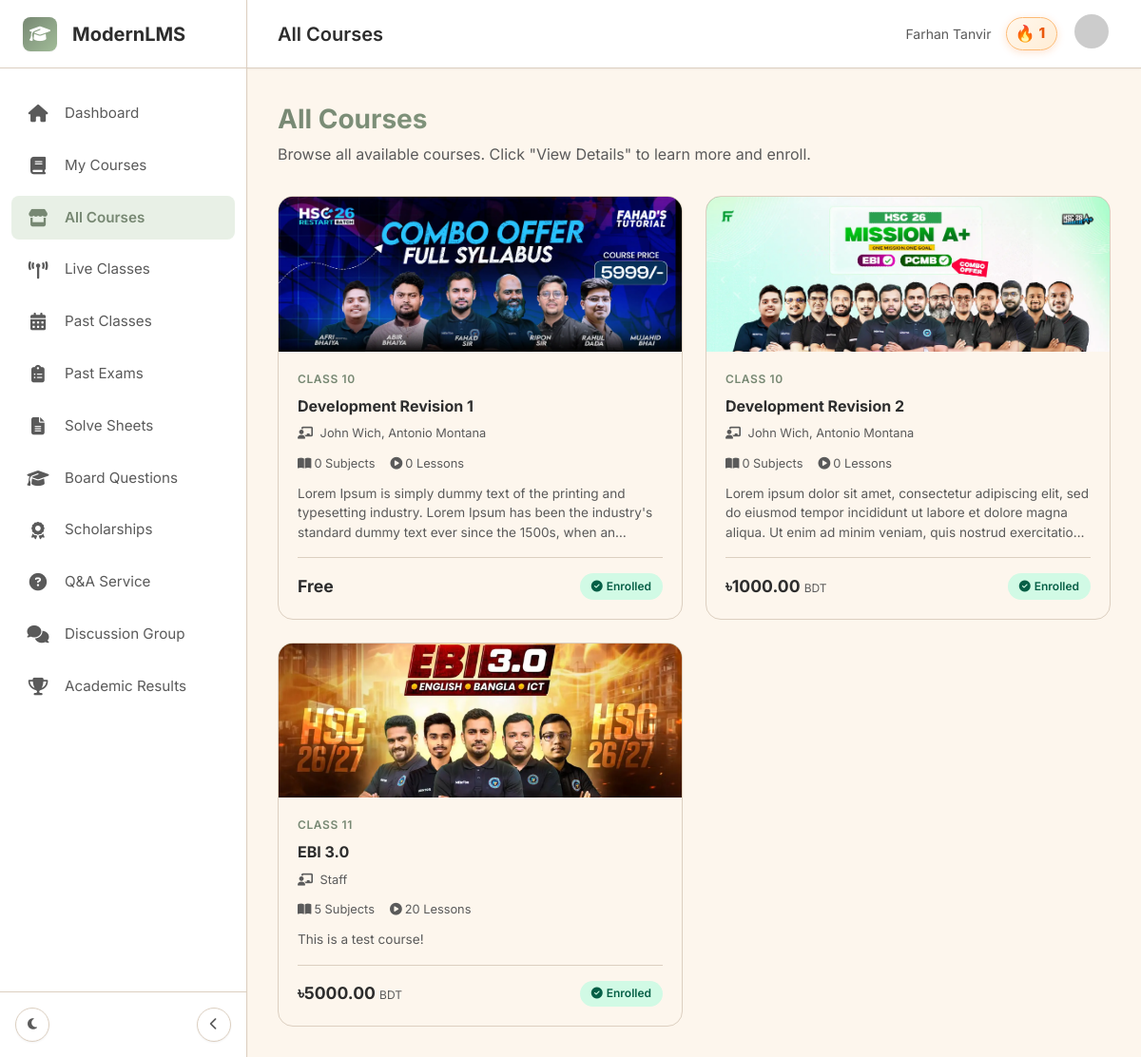
Page /all-courses/ (signed in) on the committed database.
### accounts/models.py (models this page shows, shortened)
class User(AbstractUser):
    username = models.CharField(max_length=150, unique=True, null=True, blank=True)
    user_id = models.CharField(max_length=8, unique=True, null=True, blank=True)
    ROLE_CHOICES = [
        ('student', 'Student'),
        ('teacher', 'Teacher'),
    ]
    role = models.CharField(max_length=10, choices=ROLE_CHOICES, default='student')
    phone = models.CharField(max_length=20, blank=True)
    class_level = models.CharField(max_length=20, blank=True, help_text="e.g. Class 11")
    is_super_teacher = models.BooleanField(default=False, help_text="Grants admin privileges in the Teacher Panel")
    bio = models.TextField(blank=True, help_text="Teacher's biography")
    experience = models.CharField(max_length=200, blank=True, help_text="e.g. 5 Years of Experience")
    profile_photo = models.ImageField(upload_to='teacher_profiles/', blank=True, null=True)
    USERNAME_FIELD = 'username'
    REQUIRED_FIELDS = []

### courses/models.py (models this page shows, shortened)
class Course(models.Model):
    title = models.CharField(max_length=200)
    class_level = models.ForeignKey(ClassLevel, on_delete=models.SET_NULL, null=True, blank=True, related_name='courses')
    instructors = models.ManyToManyField(settings.AUTH_USER_MODEL, related_name='taught_courses', blank=True)
    students = models.ManyToManyField(settings.AUTH_USER_MODEL, related_name='enrolled_courses', blank=True)
    description = models.TextField()
    whats_included = models.TextField(blank=True, help_text="One item per line")
    thumbnail = models.ImageField(upload_to='course_thumbnails/', blank=True, null=True)
    price = models.DecimalField(max_digits=8, decimal_places=2, default=0, help_text="Price in BDT")
    discount_price = models.DecimalField(max_digits=8, decimal_places=2, null=True, blank=True, help_text="Discounted price in BDT")
    is_free = models.BooleanField(default=False)
    what_you_will_learn = models.TextField(blank=True, help_text="One item per line or HTML")
    category = models.CharField(max_length=100, blank=True, help_text="Subject type e.g. Science")
    batch_year = models.CharField(max_length=20, blank=True, help_text="e.g. 2026")
    is_combo = models.BooleanField(default=False, help_text="Bundle of multiple courses")
    is_published = models.BooleanField(default=True)
    created_at = models.DateTimeField(auto_now_add=True)
    def total_subjects(self):
        return self.content_nodes.filter(parent__isnull=True).count()
    def total_lessons(self):
        return self.content_nodes.filter(node_type='class').count()
    class Meta:
        ordering = ['title']

class ClassLevel(models.Model):
    name = models.CharField(max_length=50, unique=True)  # e.g. "Class 11"
    class Meta:
        ordering = ['name']

### courses/views.py (the view)
# urls.py: path('all-courses/', views.course_store_view,   name='course_store'),
@login_required
def course_store_view(request):
    all_courses = Course.objects.select_related(
        'class_level'
    ).prefetch_related('instructors', 'content_nodes').all()
    enrolled_ids = set(
        Course.objects.filter(students=request.user).values_list('id', flat=True)
    )
    context = {
        'all_courses': all_courses,
        'enrolled_ids': enrolled_ids,
        'page_title': 'All Courses',
    }
    return render(request, 'course_store.html', context)

### templates/course_store.html (shortened to what this page needs)
{% extends "base_student.html" %}
{% load static %}
{% block content %}
<div class="store-header">
    <h1>All Courses</h1>
    <p>Browse all available courses. Click "View Details" to learn more and enroll.</p>
</div>
<div class="courses-grid">
    {% for course in all_courses %}
    <div class="course-card">
        <div class="course-thumb">
            {% if course.thumbnail %}
            <img src="{{ course.thumbnail.url }}" alt="{{ course.title }}">
            {% else %}
            <i class="fas fa-graduation-cap"></i>
            {% endif %}
        </div>
        <div class="course-body">
            {% if course.class_level %}
            <div class="course-level">{{ course.class_level.name }}</div>
            {% endif %}
            <div class="course-title">{{ course.title }}</div>
            {% if course.instructors.all %}
            <div class="course-instructor"><i class="fas fa-chalkboard-teacher" style="margin-right:4px;"></i>
                {% for inst in course.instructors.all %}
                    {{ inst.get_full_name|default:inst.username }}{% if not forloop.last %}, {% endif %}
                {% endfor %}
            </div>
            {% else %}
            <div class="course-instructor"><i class="fas fa-chalkboard-teacher" style="margin-right:4px;"></i>
                Staff
            </div>
            {% endif %}
            <div class="stats-bar">
                <span><i class="fas fa-book-open" style="margin-right:3px;"></i>{{ course.total_subjects }} Subjects</span>
                <span><i class="fas fa-play-circle" style="margin-right:3px;"></i>{{ course.total_lessons }} Lessons</span>
            </div>
            <div class="course-desc">{{ course.description }}</div>
            <div class="course-footer">
                <div class="course-price">
                    {% if course.price == 0 %}Free
                    {% else %}৳{{ course.price }} <span>BDT</span>
                    {% endif %}
                </div>
                {% if course.id in enrolled_ids %}
                <div class="enrolled-badge"><i class="fas fa-check-circle"></i> Enrolled</div>
                {% else %}
                <a href="{% url 'courses:course_detail' course.id %}" class="btn-view">View Details</a>
                {% endif %}
            </div>
        </div>
    </div>
    {% empty %}
    <div style="grid-column: 1 / -1; text-align:center; padding: 4rem; color: var(--text-secondary);">
        <i class="fas fa-book" style="font-size:3rem; margin-bottom:1rem;opacity:0.3;display:block;"></i>
        <p>No courses are available yet. Check back soon!</p>
    </div>
    {% endfor %}
</div>
{% endblock %}

### templates/base_student.html (shortened to what this page needs)
{% load static %}
<!DOCTYPE html>
<html lang="en">
<head>
    <link rel="stylesheet" href="https://cdnjs.cloudflare.com/ajax/libs/font-awesome/6.4.0/css/all.min.css">
    <link rel="stylesheet" href="{% static 'css/student.css' %}?v=2">
</head>
<body>
    <div class="app-layout">
        <aside class="sidebar" id="sidebar">
            <div class="sidebar-header">
                <div class="brand-icon"><i class="fas fa-graduation-cap"></i></div>
                <span class="brand-text">ModernLMS</span>
            </div>
            <nav class="sidebar-nav">
                <ul class="nav-list">
                    <li class="nav-item {% if request.resolver_match.url_name == 'dashboard' %}active{% endif %}">
                        <a href="{% url 'courses:dashboard' %}" class="nav-link" data-tooltip="Dashboard"
                            aria-label="Dashboard">
                            <i class="fas fa-home nav-icon" aria-hidden="true"></i>
                            <span class="nav-text">Dashboard</span>
                        </a>
                    </li>
                    <li class="nav-item {% if request.resolver_match.url_name == 'catalogue' %}active{% endif %}">
                        <a href="{% url 'courses:catalogue' %}" class="nav-link" data-tooltip="My Courses"
                            aria-label="My Courses">
                            <i class="fas fa-book nav-icon" aria-hidden="true"></i>
                            <span class="nav-text">My Courses</span>
                        </a>
                    </li>
                    <li
                        class="nav-item {% if request.resolver_match.url_name == 'course_store' or request.resolver_match.url_name == 'course_detail' %}active{% endif %}">
                        <a href="{% url 'courses:course_store' %}" class="nav-link" data-tooltip="All Courses"
                            aria-label="All Courses">
                            <i class="fas fa-store nav-icon" aria-hidden="true"></i>
                            <span class="nav-text">All Courses</span>
                        </a>
                    </li>
                    <li class="nav-item {% if request.resolver_match.url_name == 'live_classes' %}active{% endif %}">
                        <a href="{% url 'courses:live_classes' %}" class="nav-link" data-tooltip="Live Classes"
                            aria-label="Live Classes">
                            <i class="fas fa-broadcast-tower nav-icon" aria-hidden="true"></i>
                            <span class="nav-text">Live Classes</span>
                        </a>
                    </li>
                    <li class="nav-item {% if request.resolver_match.url_name == 'past_classes' %}active{% endif %}">
                        <a href="{% url 'courses:past_classes' %}" class="nav-link" data-tooltip="Past Classes"
                            aria-label="Past Classes">
                            <i class="fas fa-calendar-alt nav-icon" aria-hidden="true"></i>
                            <span class="nav-text">Past Classes</span>
                        </a>
                    </li>
                    <li
                        class="nav-item {% if request.resolver_match.url_name == 'past_exams' or request.resolver_match.url_name == 'exam_detail' or request.resolver_match.url_name == 'exam_submit' %}active{% endif %}">
                        <a href="{% url 'courses:past_exams' %}" class="nav-link" data-tooltip="Past Exams"
                            aria-label="Past Exams">
                            <i class="fas fa-clipboard-list nav-icon" aria-hidden="true"></i>
                            <span class="nav-text">Past Exams</span>
                        </a>
                    </li>
                    <li class="nav-item {% if request.resolver_match.url_name == 'solve_sheets' %}active{% endif %}">
                        <a href="{% url 'courses:solve_sheets' %}" class="nav-link" data-tooltip="Solve Sheets"
                            aria-label="Solve Sheets">
                            <i class="fas fa-file-alt nav-icon" aria-hidden="true"></i>
                            <span class="nav-text">Solve Sheets</span>
                        </a>
                    </li>
                    <li class="nav-item {% if request.resolver_match.url_name == 'board_questions' or request.resolver_match.url_name == 'board_question_detail' %}active{% endif %}">
                        <a href="{% url 'courses:board_questions' %}" class="nav-link" data-tooltip="Board Questions"
                            aria-label="Board Questions">
                            <i class="fas fa-graduation-cap nav-icon" aria-hidden="true"></i>
                            <span class="nav-text">Board Questions</span>
                        </a>
                    </li>
                    <li class="nav-item {% if request.resolver_match.url_name == 'scholarships' %}active{% endif %}">
                        <a href="{% url 'courses:scholarships' %}" class="nav-link" data-tooltip="Scholarships"
                            aria-label="Scholarships & Admissions">
                            <i class="fas fa-award nav-icon" aria-hidden="true"></i>
                            <span class="nav-text">Scholarships</span>
                        </a>
                    </li>
                    <li
                        class="nav-item ">
                        <a href="{% url 'qa:qa_list' %}" class="nav-link" data-tooltip="Q&A Service"
                            aria-label="Q&A Service">
                            <i class="fas fa-question-circle nav-icon" aria-hidden="true"></i>
                            <span class="nav-text">Q&A Service</span>
                        </a>
                    </li>
                    <li class="nav-item {% if 'discussion' in request.resolver_match.url_name %}active{% endif %}">
                        <a href="{% url 'discussion:discussion_list' %}" class="nav-link"
                            data-tooltip="Discussion Group" aria-label="Discussion Group">
                            <i class="fas fa-comments nav-icon" aria-hidden="true"></i>
                            <span class="nav-text">Discussion Group</span>
                        </a>
                    </li>
                    <li
                        class="nav-item {% if 'academic_results' in request.resolver_match.url_name %}active{% endif %}">
                        <a href="{% url 'courses:academic_results' %}" class="nav-link" data-tooltip="Academic Results"
                            aria-label="Academic Results">
                            <i class="fas fa-trophy nav-icon" aria-hidden="true"></i>
                            <span class="nav-text">Academic Results</span>
                        </a>
                    </li>
                </ul>
            </nav>
            <div class="sidebar-footer" style="display: flex; justify-content: space-between; align-items: center;">
                <button class="toggle-btn" id="theme-toggle" aria-label="Toggle Theme" title="Toggle Theme">
                    <i class="fas fa-moon" id="theme-icon"></i>
                </button>
                <button class="toggle-btn" id="sidebar-toggle" aria-label="Toggle Sidebar">
                    <i class="fas fa-chevron-left" id="toggle-icon"></i>
                </button>
            </div>
        </aside>
        <main class="main-content">
            <header class="top-navbar">
                <div class="top-nav-content">
                    <div style="display: flex; align-items: center; gap: 1rem;">
                        <h2>{% block page_heading %}{{ page_title|default:"Dashboard" }}{% endblock %}</h2>
                    </div>
                    <div style="position: relative; display: flex; align-items: center; gap: 1rem;">
                        <span class="top-nav-username">{{ user.get_full_name|default:user.username }}</span>
                        <a href="{% url 'courses:streak_profile' %}" class="streak-counter-badge"
                            title="Your Learning Streak" aria-label="Streak: {{ streak_count }} days">
                            <span class="streak-fire">🔥</span>
                            <span class="streak-num">{{ streak_count }}</span>
                        </a>
                        <div class="profile-menu-wrapper" style="position: relative;">
                            <img src="https://ui-avatars.com/api/?name={{ user.get_full_name|default:user.username|urlencode }}&background=778873&color=fff"
                                alt="User Profile" class="avatar profile-avatar-btn" id="profilePopupBtn"
                                style="cursor: pointer;">
                        </div>
                    </div>
                </div>
            </header>
            <div class="content-body">
                {% block content %}{% endblock %}
            </div>
        </main>
    </div>
</body>
</html>

### rows in the picture
User: get_full_name "Farhan Tanvir"
Course: thumbnail (picture), class_level.name "CLASS 10", title "Development Revision 1", total_subjects "0", total_lessons "0", description "Lorem Ipsum is simply dummy text of the printing and typesetting industry. Lorem Ipsum has been the industry's standard dummy text ever since the 1500s, when…", price "Free", shows "Enrolled"
User: get_full_name "John Wich"
User: get_full_name "Antonio Montana"
Course: thumbnail (picture), class_level.name "CLASS 10", title "Development Revision 2", total_subjects "0", total_lessons "0", description "Lorem ipsum dolor sit amet, consectetur adipiscing elit, sed do eiusmod tempor incididunt ut labore et dolore magna aliqua. Ut enim ad minim veniam, quis nostrud…", price "1000.00", shows "Enrolled"
Course: thumbnail (picture), class_level.name "CLASS 11", title "EBI 3.0", shows "Staff", total_subjects "5", total_lessons "20", description "This is a test course!", price "5000.00", shows "Enrolled"

### other values in the picture
{{ page_title|default:"Dashboard" }} "All Courses"
{{ streak_count }} "1"
